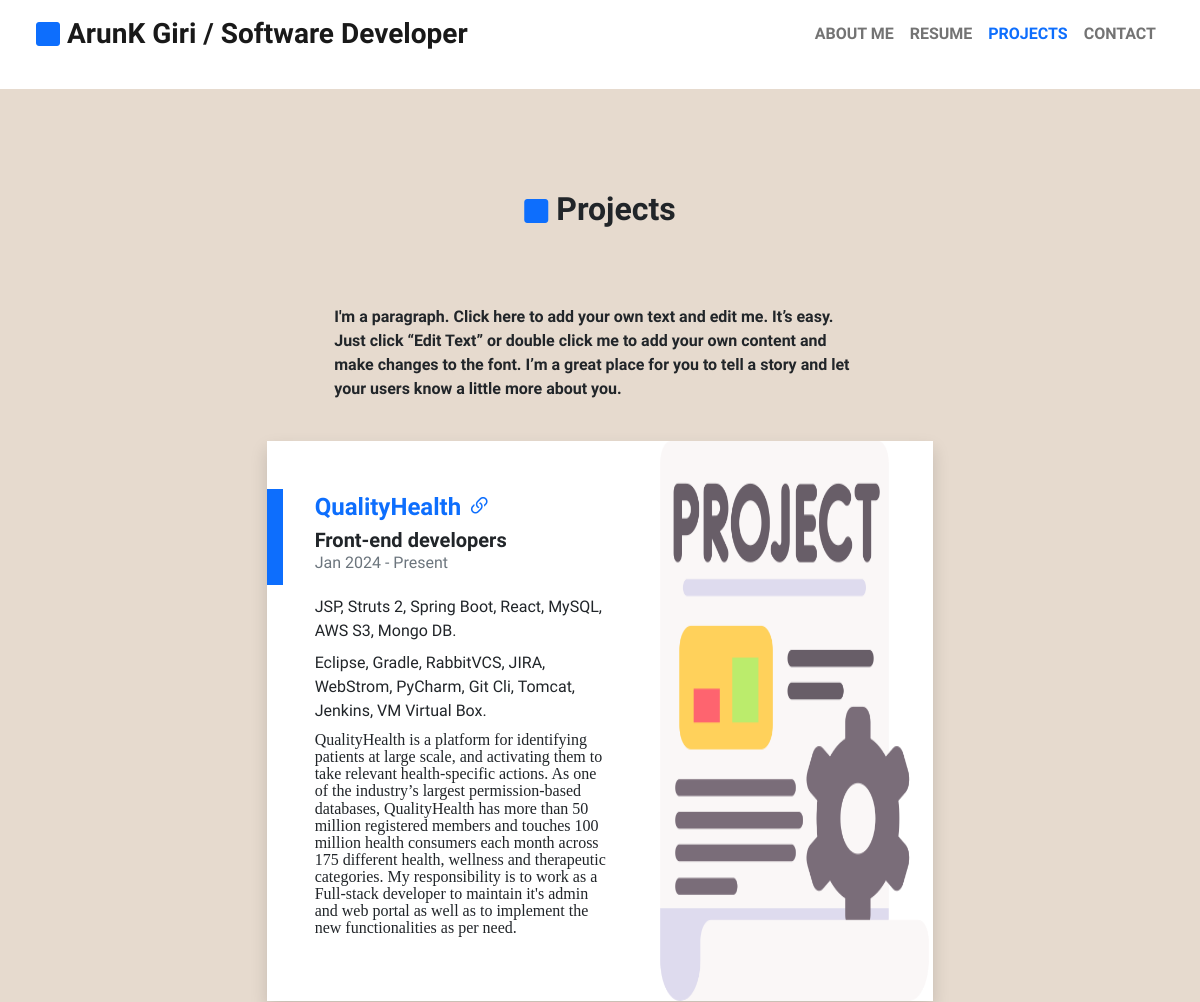
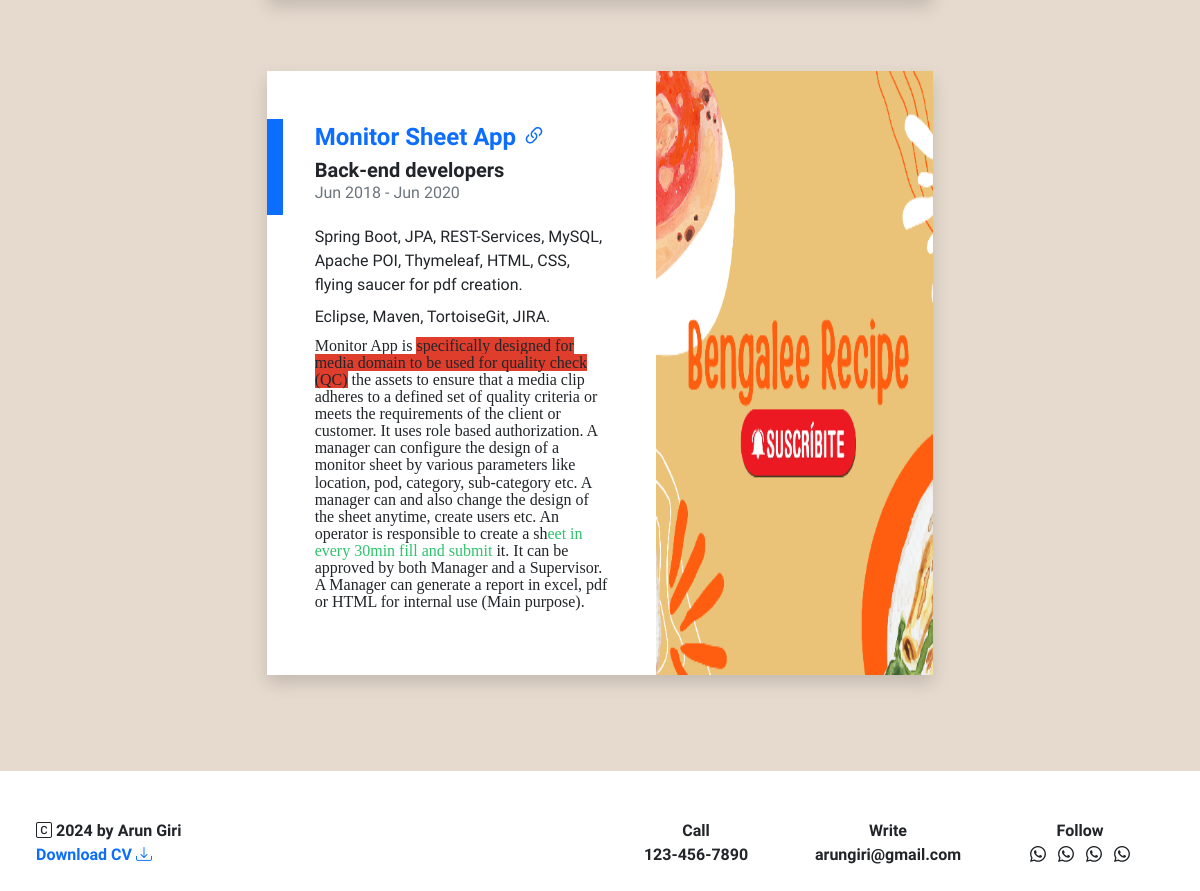
The app's page /projects.php with its own data (2 pictures, top to bottom).
### tables this page shows
CREATE TABLE IF NOT EXISTS `users` (
  `user_id` int(11) NOT NULL AUTO_INCREMENT,
  `user_first_name` varchar(20) DEFAULT NULL,
  `user_last_name` varchar(20) DEFAULT NULL,
  `user_email` varchar(50) DEFAULT NULL,
  `user_phone` varchar(10) DEFAULT NULL,
  `user_terms` bit(2) NOT NULL DEFAULT b'0',
  `user_photo` varchar(100) DEFAULT NULL,
  `isAdmin` bigint(2) NOT NULL DEFAULT '0',
  `isActive` bit(1) NOT NULL DEFAULT b'1',
  `created_on` timestamp NOT NULL DEFAULT CURRENT_TIMESTAMP,
  `created_by` int(11) DEFAULT NULL,
  `modified_on` timestamp NULL DEFAULT NULL,
  `modified_by` int(11) DEFAULT NULL,
  PRIMARY KEY (`user_id`)
);

CREATE TABLE IF NOT EXISTS `projects` (
  `project_id` int(11) NOT NULL AUTO_INCREMENT,
  `user_id_fk` int(11) DEFAULT NULL,
  `project_name` varchar(100) DEFAULT NULL,
  `project_site_url` varchar(250) DEFAULT NULL,
  `project_role_id_fk` int(11) DEFAULT NULL,
  `start_date` date DEFAULT NULL,
  `end_date` date DEFAULT NULL,
  `isContinue` bit(2) NOT NULL DEFAULT b'1',
  `project_technologies` varchar(250) DEFAULT NULL,
  `project_tools` varchar(250) DEFAULT NULL,
  `project_description` text,
  `project_image` varchar(20) DEFAULT NULL,
  `created_on` timestamp NOT NULL DEFAULT CURRENT_TIMESTAMP,
  `created_by` int(11) DEFAULT NULL,
  `modified_on` timestamp NULL DEFAULT NULL,
  `modified_by` int(11) DEFAULT NULL,
  PRIMARY KEY (`project_id`)
);

CREATE TABLE IF NOT EXISTS `project_roles` (
  `project_role_id` int(11) NOT NULL AUTO_INCREMENT,
  `project_role_type` varchar(50) DEFAULT NULL,
  `created_on` timestamp NOT NULL DEFAULT CURRENT_TIMESTAMP,
  `created_by` int(11) DEFAULT NULL,
  `modified_on` timestamp NULL DEFAULT NULL,
  `modified_by` int(11) DEFAULT NULL,
  PRIMARY KEY (`project_role_id`)
);

### projects.php (the view, shortened to what the rows shown need)
<?php include 'include/global.php';?>
<!DOCTYPE html>
<html lang="en">
<head>
    <link href="https://cdn.jsdelivr.net/npm/bootstrap@5.0.2/dist/css/bootstrap.min.css" rel="stylesheet"
>
    <link rel="stylesheet" href="https://cdn.jsdelivr.net/npm/bootstrap-icons@1.11.1/font/bootstrap-icons.css">
    <link href="asset/css/profile.css" rel="stylesheet">
</head>
<body>
    <?php include 'include/header.php';?>
    <section class="projects">
        <div class="container-fluid">
            <div class="row parent-box py-5">
                <div class="col-10 col-sm-10 col-md-10 col-lg-10 col-xl-8">
                    <div class="row">
                        <div class="col-12 col-sm-12 col-md-12 col-lg-10">
                            <div class="row">
                                <?php
                                    if( $projectsData[ "status" ] ){
                                        foreach( $projectsData[ "data" ] as $projectData ){
                                            ?>
                                                <div class="col-12 bg-white mt-4 mb-5 shadow">
                                                    <div class="row">
                                                        <div class="col-12 col-sm-12 col-md-7 col-lg-7 py-5 px-5 position-relative">
                                                            <div class="bg-primary position-absolute top-0 start-0 my-5 py-5 px-2">
                                                            </div>
                                                            <div class="text-primary fw-bold fs-4">
                                                                <?=$projectData[ "projectName" ];?>
                                                                <?php
                                                                    if( strlen( trim( $projectData[ "projectSiteUrl" ] ) ) > 0 ){
                                                                        ?>
                                                                            <a href="<?=$projectData[ "projectSiteUrl" ];?>" target="_blank" title="Project Link"><i class="bi bi-link-45deg"></i></a>
                                                                        <?php
                                                                    }
                                                                ?>
                                                            </div>
                                                            <div class="fs-5"><?=$projectData[ "projectRoleType" ];?></div>
                                                            <div class="lh-1 text-muted fw-light">
                                                                <?php
                                                                    $startDate = date_format( date_create( $projectData[ "startDate" ] ), "M Y" );
                                                                    $endDate = $projectData[ "isContinue" ] ? "Present" : date_format( date_create( $projectData[ "endDate" ] ), "M Y" );
                                                                    echo $startDate . " - " . $endDate;
                                                                ?>
                                                            </div>
                                                            <div class="p-2"></div>
                                                            <div class="fs-6 mt-2 fw-normal"><?=$projectData[ 'projectTechnologies' ];?></div>
                                                            <div class="fs-6 mt-2 fw-normal"><?=$projectData[ 'projectTools' ];?></div>
                                                            <div class="fs-6 mt-2 fw-normal"><?=htmlspecialchars_decode( $projectData[ 'projectDescription' ] );?></div>
                                                        </div>
                                                        <div class="col-12 col-sm-12 col-md-5 col-lg-5 px-0">
                                                            <img src="asset/images/uploadImages/<?=$projectData[ "projectImage" ];?>"
                                                                class="img-fluid height-webkit-fill-available"
                                                                alt="map image"
                                                                onerror="this.onerror=null; this.src='asset/images/icon/project.png'">
                                                        </div>
                                                    </div>
                                                </div>
                                            <?php
                                        }
                                    }
                                ?>
                            </div>
                        </div>
                    </div>
                </div>
            </div>
        </div>
    </section>
    <?php include 'include/footer.php';?>
</body>
</html>

### include/header.php (shortened to what the rows shown need)
<header>
    <nav class="navbar navbar-expand-lg navbar-light bg-white px-4 fixed-top">
        <div class="container-fluid">
            <a class="navbar-brand fs-3" href="index.php">
                <i class="bi bi-square-fill text-primary fs-4"></i>
                <span class="fw-bold"><?=$headerFooterData[ "userFirstName" ];?> <?=$headerFooterData[ "userLastName" ];?></span>
                <span class="d-none d-sm-inline-block"> / Software Developer</span>
            </a>
        </div>
    </nav>
</header>

### include/footer.php (shortened to what the rows shown need)
<footer class="px-4 pt-5">
    <div class="container-fluid">
        <div class="row">
            <div class="col-12 col-sm-12 col-md-12 col-lg-6">
                <div class="row text-center">
                    <div class="col-6 col-sm-6 col-md-3 col-lg-4 mb-5">
                        <div class="row">
                            <div class="col-12 col-sm-12 col-md-12 col-lg-12">
                                <?php
                                    $footerPhone = $headerFooterData[ "userPhone" ];
                                    $footerPhoneFormat = substr( $footerPhone, 0, 3 ) . "-" .substr( $footerPhone, 3, 3 ) . "-" . substr( $footerPhone, 6, 4 );
                                ?>
                                <a href="tel:<?=$footerPhone;?>" class="text-decoration-none text-dark"><?=$footerPhoneFormat;?></a>
                            </div>
                        </div>
                    </div>
                    <div class="col-6 col-sm-6 col-md-3 col-lg-4 mb-5">
                        <div class="row">
                            <div class="col-12 col-sm-12 col-md-12 col-lg-12">
                                <a href="mailto:<?=$headerFooterData[ "userEmail" ];?>"
                                    class="text-decoration-none text-dark"><?=$headerFooterData[ "userEmail" ];?></a>
                            </div>
                        </div>
                    </div>
                </div>
            </div>
        </div>
    </div>
</footer>

### records on screen
users: user_first_name "ArunK", user_last_name "Giri", user_phone "123-456-7890", user_email "arungiri@gmail.com"
projects: project_name "QualityHealth", project_roles.project_role_type "Front-end developers", start_date "Jan 2024", isContinue "Present", project_technologies "JSP, Struts 2, Spring Boot, React, MySQL, AWS S3, Mongo DB.", project_tools "Eclipse, Gradle, RabbitVCS, JIRA, WebStrom, PyCharm, Git Cli, Tomcat, Jenkins, VM Virtual Box.", project_description "QualityHealth is a platform for identifying patients at large scale, and activating them to take relevant health-specific actions. As one of the industry’s largest permission-based databases, QualityHealth has more than 50 million registered members and touches 100 million health consumers each month across 175 different health, wellness and therapeutic categories. My responsibility is to work as a Full-stack developer to maintain it's admin and web portal as well as to implement the new functionalities as per need.", shows a picture
projects: project_name "Monitor Sheet App", project_roles.project_role_type "Back-end developers", start_date "Jun 2018", endDate "Jun 2020", project_technologies "Spring Boot, JPA, REST-Services, MySQL, Apache POI, Thymeleaf, HTML, CSS, flying saucer for pdf creation.", project_tools "Eclipse, Maven, TortoiseGit, JIRA.", project_description "Monitor App is specifically designed for media domain to be used for quality check (QC) the assets to ensure that a media clip adheres to a defined set of quality criteria or meets the requirements of the client or customer. It uses role based authorization. A manager can configure the design of a monitor sheet by various parameters like location, pod, category, sub-category etc. A manager can and also change the design of the sheet anytime, create users etc. An operator is responsible to create a sh eet in every 30min fill and submit it. It can be approved by both Manager and a Supervisor. A Manager can generate a report in excel, pdf or HTML for internal use (Main purpose).", project_image (picture)
